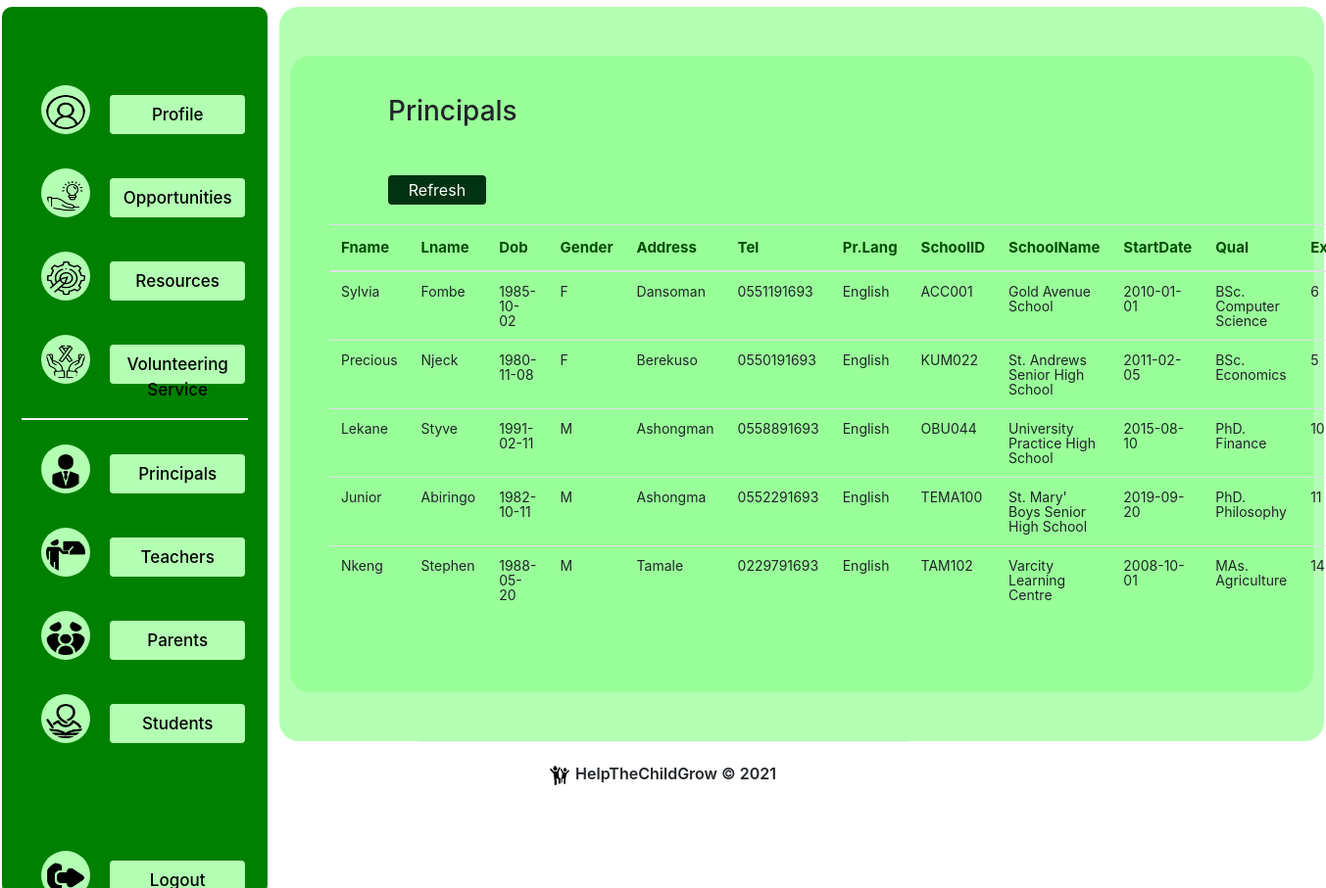
The app's page /Counselor/principals.php with its own data.
### tables this page shows
CREATE TABLE `Principal` (
  `principalID` int(11) NOT NULL,
  `schoolID` varchar(20) NOT NULL,
  `schoolname` varchar(250) NOT NULL,
  `start_date` date DEFAULT '2021-01-01',
  `years_of_exp` tinyint(4) DEFAULT NULL,
  `qualification` varchar(40) DEFAULT NULL
);

CREATE TABLE `Person` (
  `personID` int(11) NOT NULL,
  `type` varchar(20) NOT NULL DEFAULT 'student',
  `fname` varchar(50) NOT NULL,
  `lname` varchar(50) DEFAULT NULL,
  `dob` date DEFAULT '1970-01-01',
  `gender` char(1) DEFAULT NULL,
  `address` varchar(50) DEFAULT NULL,
  `tel` varchar(50) DEFAULT NULL,
  `primary_language` varchar(50) DEFAULT 'English'
);

### Counselor/principals.php (the view, shortened to what this page needs)
<?php require('../database_credentials.php');
  $conn = new mysqli(servername,username,password,dbname);
  $sql1 = "SELECT Person.fname, Person.lname, Person.dob, Person.gender, Person.address,
  Person.tel, Person.primary_language, Principal.schoolID, Principal.schoolname, Principal.start_date,
  Principal.years_of_exp, Principal.qualification FROM Person,Principal WHERE Person.personID=Principal.principalID; ";
?>
<!doctype html>
<html lang="en">
  <head>
    <link rel="stylesheet" href="https://stackpath.bootstrapcdn.com/bootstrap/4.3.1/css/bootstrap.min.css">
    <link rel="stylesheet" href="../css/style.css">
  </head>
   <body>
    <section>
        <div class="dashboard">
            <div class="sidebar" style="height:100%;">
                <span><img src="../images/profile.png" alt="home-icon"/><a href="profile.php">Profile</a> </span>
                <span><img src="../images/opportunity.png" alt="opportunities-icon"/><a href="opportunities.php">Opportunities</a> </span>
                <span><img src="../images/resources.png" alt="resources-icon"/><a href="resources.php">Resources</a> </span>
                <span><img src="../images/voluntary.png" alt="vs-icon"/><a href="volunteeringservice.php">Volunteering Service</a> </span>
                <hr>
                <span><img src="../images/owner.png" alt="principal-icon"/><a href="principals.php">Principals</a> </span>
                <span><img src="../images/teacher-at-the-blackboard.png" alt="teacher-icon"/><a href="teachers.php">Teachers</a> </span>
                <span><img src="../images/family.png" alt="parentinfos-icon"/><a href="parentinfos.php">Parents</a> </span>
                <span><img src="../images/write.png" alt="student-icon"/><a href="students.php">Students</a> </span>
                <span style="margin-top:100px;"><img src="../images/logout.png" alt="logout-icon"/><a href="../login.php" >Logout</a> </span>
            </div>
            <div class="display-dashboard">
                <form action="principals.php" method="post">
                    <div class="container-fluid cdiv1 special-bottom-margin" style="width:98%; padding:40px;" >
                        <h3>Principals</h3>
                        <input type="submit" class="btn btn-success addbutton" name="view" value="Refresh">
                        <table class="table">
                            <thead>
                                <tr>
                                    <th scope="col">Fname</th>
                                    <th scope="col">Lname</th>
                                    <th scope="col">Dob</th>
                                    <th scope="col">Gender</th>
                                    <th scope="col">Address</th>
                                    <th scope="col">Tel</th>
                                    <th scope="col">Pr.Lang</th>
                                    <th scope="col">SchoolID</th>
                                    <th scope="col">SchoolName</th>
                                    <th scope="col">StartDate</th>
                                    <th scope="col">Qual</th>
                                    <th scope="col">Exp</th>
                                </tr>
                            </thead>
                            <tbody>
                                <?php
                                    $results= $conn->query($sql1);
                                    if ($results->num_rows > 0) {
                                        while($row = $results->fetch_assoc()) {
                                        echo "<tr style='
                                                line-height:15px;
                                                padding: 2px;
                                                font-size:14px;
                                                font-weight:400;'>";
                                        echo "<td>".$row["fname"]."</td>
                                                <td>".$row["lname"]."</td>
                                                <td>".$row["dob"]."</td>
                                                <td>".$row["gender"]."</td>
                                                <td>".$row["address"]."</td>
                                                <td>".$row["tel"]."</td>
                                                <td>".$row["primary_language"]."</td>
                                                <td>".$row["schoolID"]."</td>
                                                <td>".$row["schoolname"]."</td>
                                                <td>".$row["start_date"]."</td>
                                                <td>".$row["qualification"]."</td>
                                                <td>".$row["years_of_exp"]."</td>";
                                        ?>
                                        </tr>
                                        <?php
                                        }
                                    } else {
                                        echo "0 results";
                                    }
                                ?>
                            </tbody>
                        </table>
                    </div>
                </form>
            </div>
        </div>
    </section>
    <footer style="clear:both;">
        <p><img src="../images/happy-children.png" alt="footer-image" class="footer-image"> HelpTheChildGrow &copy; 2021</p>
    </footer>
  </body>
</html>

### css/style.css (style rules this page uses)
body { background-color: white; }
* { box-sizing: border-box }
input[type=submit] { background-color: #003311; color: white; padding: 14px 20px; margin: 8px 0; border: none; cursor: pointer; width: 100%; }
hr { border: 1px solid #f1f1f1; margin-bottom: 25px; }
div.dashboard { width:100%; height: 100%; margin:0; background-color:white; padding:2px; margin-top:5px; margin-bottom:40px; border-radius:20px; }
div.sidebar { width: 20%; position: fixed; z-index: 1; margin:0; border-radius: 10px; margin-left:0; position:fixed; height:90%; float:left; padding:80px 20px; background-color:#008000; }
div.display-dashboard { width:79%; margin-left:1%; height:100%; float:right; background-color:white; border-radius: 20px; background-color:#b3ffb3; }
div.sidebar span { display:block; margin:auto; width:100%; height:60px; margin-bottom:25px; }
div.sidebar img { width:50px; height:50px; margin-left: 20px; margin-right:20px; padding:5px; padding-top:10px; float:left; background-color: #b3ffb3; border-radius: 50%; }
div.sidebar a { display:block; width:60%; height:40px; padding:5px; padding-top:8px; cursor:pointer; text-align: center; background-color: #b3ffb3; text-decoration: none; color:black; font-size: 17px; font-weight:500; margin-top:10px; float:left; border-radius: 4px; }
footer { width: 500px; margin:auto; margin-top:100px; height:150px; text-align: center; border-width: 500px; padding-top:20px; border-top:1px solid #f1f1f1; }
img.footer-image { width:20px; height:20px; display:inline; margin-right:2px; }
footer p { font-weight:600; }
div.cdiv1 { width:90%; margin:auto; margin-top:50px; font-weight: 600; background-color:#99ff99; text-align: left; font-size: 15px; padding:20px; border-radius: 20px; }
.cdiv1 h3 { margin-left:60px; margin-bottom:40px; }
.cdiv1 table { width:90%; margin:auto; margin-bottom:40px; }
.cdiv1 table td { text-align: left; }
input[type=submit].addbutton { width:100px; height:30px; text-align: center; padding:2px; text-align: center; margin-left:60px; margin-bottom: 20px; }
.table thead { color:#004d00; border-bottom:1px solid #333; }
div.special-bottom-margin { margin-bottom:50px; }

### records on screen
principal: principalID.fname "Sylvia", principalID.lname "Fombe", principalID.dob "1985-10-02", principalID.gender "F", principalID.address "Dansoman", principalID.tel "0551191693", principalID.primary_language "English", schoolID "ACC001", schoolname "Gold Avenue School", start_date "2010-01-01", qualification "BSc. Computer Science", years_of_exp "6"
principal: principalID.fname "Precious", principalID.lname "Njeck", principalID.dob "1980-11-08", principalID.gender "F", principalID.address "Berekuso", principalID.tel "0550191693", principalID.primary_language "English", schoolID "KUM022", schoolname "St. Andrews Senior High School", start_date "2011-02-05", qualification "BSc. Economics", years_of_exp "5"
principal: principalID.fname "Lekane", principalID.lname "Styve", principalID.dob "1991-02-11", principalID.gender "M", principalID.address "Ashongman", principalID.tel "0558891693", principalID.primary_language "English", schoolID "OBU044", schoolname "University Practice High School", start_date "2015-08-10", qualification "PhD. Finance", years_of_exp "10"
principal: principalID.fname "Junior", principalID.lname "Abiringo", principalID.dob "1982-10-11", principalID.gender "M", principalID.address "Ashongma", principalID.tel "0552291693", principalID.primary_language "English", schoolID "TEMA100", schoolname "St. Mary' Boys Senior High School", start_date "2019-09-20", qualification "PhD. Philosophy", years_of_exp "11"
principal: principalID.fname "Nkeng", principalID.lname "Stephen", principalID.dob "1988-05-20", principalID.gender "M", principalID.address "Tamale", principalID.tel "0229791693", principalID.primary_language "English", schoolID "TAM102", schoolname "Varcity Learning Centre", start_date "2008-10-01", qualification "MAs. Agriculture", years_of_exp "14"
